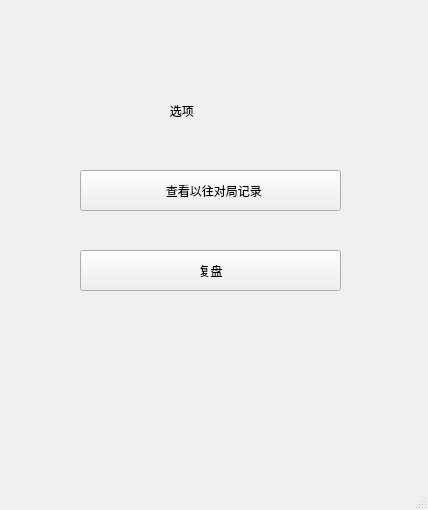
<?xml version="1.0" encoding="UTF-8"?>
<ui version="4.0">
 <class>RegoWindow</class>
 <widget class="QMainWindow" name="RegoWindow">
  <property name="geometry">
   <rect>
    <x>0</x>
    <y>0</y>
    <width>428</width>
    <height>510</height>
   </rect>
  </property>
  <property name="windowTitle">
   <string>MainWindow</string>
  </property>
  <widget class="QWidget" name="centralwidget">
   <widget class="QPushButton" name="pushButton">
    <property name="geometry">
     <rect>
      <x>80</x>
      <y>170</y>
      <width>261</width>
      <height>41</height>
     </rect>
    </property>
    <property name="text">
     <string>  查看以往对局记录</string>
    </property>
   </widget>
   <widget class="QPushButton" name="pushButton_2">
    <property name="geometry">
     <rect>
      <x>80</x>
      <y>250</y>
      <width>261</width>
      <height>41</height>
     </rect>
    </property>
    <property name="text">
     <string>复盘</string>
    </property>
   </widget>
   <widget class="QLabel" name="label">
    <property name="geometry">
     <rect>
      <x>50</x>
      <y>80</y>
      <width>321</width>
      <height>61</height>
     </rect>
    </property>
    <property name="text">
     <string>                                    选项</string>
    </property>
   </widget>
  </widget>
  <widget class="QMenuBar" name="menubar">
   <property name="geometry">
    <rect>
     <x>0</x>
     <y>0</y>
     <width>428</width>
     <height>26</height>
    </rect>
   </property>
  </widget>
  <widget class="QStatusBar" name="statusbar"/>
 </widget>
 <resources/>
 <connections/>
</ui>
